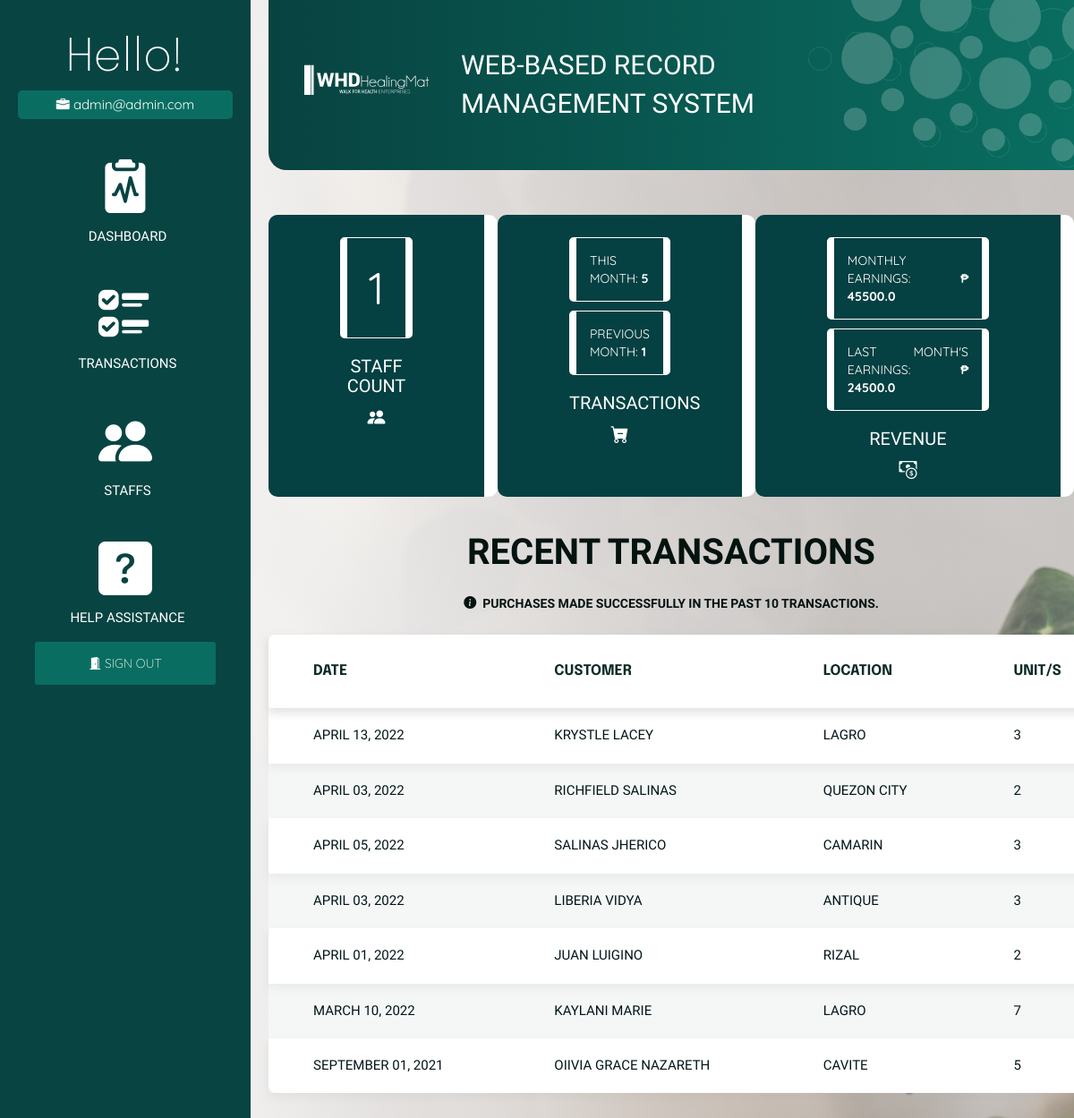
Page /dashboard (signed in) on the committed database.
### models.py (models this page shows, shortened)
class Staff(db.Model):
    __tablename__ = 'staff'
    staff_id = db.Column(db.Integer, primary_key=True)
    staff_email = db.Column(db.String(200), unique=True)
    staff_password = db.Column(db.String(200), nullable=False)

class Transaction(db.Model):
    __tablename__ = 'transaction'
    cust_id = db.Column(db.Integer, primary_key=True)
    cust_firstname = db.Column(db.Text)
    cust_lastname = db.Column(db.Text)
    trans_date = db.Column(db.Date)
    trans_location = db.Column(db.Text)
    prod_id = db.Column(db.Integer)
    trans_quantity = db.Column(db.Integer)

### blueprint/dashboard.py (the view)
@dashboard_bp.route('/dashboard')
def dashboard():
    if not is_authenticated():
        return redirect(url_for('auth_bp.login_page'))
    date_now = datetime.utcnow()
    year_now = date_now.year
    month_now = date_now.month
    prev_month = month_now - 1
    this_year = extract('year', Transaction.trans_date) == year_now
    this_month = extract('month', Transaction.trans_date) == month_now
    this_prev_month = extract('month', Transaction.trans_date) == prev_month
    staff_count = len(Staff.query.all())
    trans_month_count = len(
        Transaction.query.filter(this_year, this_month).all())
    prev_trans_month_count = len(
        Transaction.query.filter(this_year, this_prev_month).all())
    prod_trans_data = Transaction.query \
        .join(Product, Transaction.prod_id == Product.prod_id) \
        .with_entities(
            Transaction.trans_quantity,
            Product.prod_retail_price
        ) \
        .filter(Transaction.prod_id == Product.prod_id)
    prod_month_data = prod_trans_data.filter(this_year, this_month).all()
    prod_prev_month_data = prod_trans_data.filter(
        this_year, this_prev_month).all()
    recent_trans_data = Transaction.query\
        .order_by(Transaction.cust_id.desc())\
        .join(Product, Transaction.prod_id == Product.prod_id)\
        .with_entities(
            Product.prod_retail_price,
            Transaction.cust_firstname,
            Transaction.cust_lastname,
            Transaction.trans_location,
            Transaction.trans_date,
            Transaction.trans_quantity
        )\
        .filter(Transaction.prod_id == Product.prod_id)\
        .limit(10)\
        .all()
    prod_month_total_earn = 0
    for item in prod_month_data:
        prod_month_total_earn += item[0] * item[1]
    prod_prev_month_total_earn = 0
    for item in prod_prev_month_data:
        prod_prev_month_total_earn += item[0] * item[1]
    data = {
        "staff_count": staff_count,
        "trans_month_count": trans_month_count,
        "prev_trans_month_count": prev_trans_month_count,
        "prod_month_total_earn": prod_month_total_earn,
        "prod_prev_month_total_earn": prod_prev_month_total_earn,
        "recent_trans_data": recent_trans_data,
        "datetime": datetime
    }
    return render_template('auth/dashboard_page.html', data=data)

### helper/functions.py (called while the page is built)
def is_authenticated():
    if session.get('signedin'):
        return True
    return False

### templates/auth/dashboard_page.html (shortened to what this page needs)
{% extends 'auth/auth_base.html' %}
{% block head %}
<link rel="stylesheet" href="{{ url_for('static', filename='css/dashboard.css') }}">
<link rel="stylesheet" href="{{ url_for('static', filename='css/transaction.css') }}">
{% endblock %}
{% block body %}
<div class="dashboard">
    <div class="item">
        <p id="staff-no">{{ data['staff_count'] }}</p>
        <h2>STAFF COUNT</h2><i id="logo-items" class="bi bi-people-fill"></i>
    </div>
    <div class="item">
        <p>THIS MONTH: <b>{{ data['trans_month_count'] }}</b></p>
        <p>PREVIOUS MONTH: <b>{{ data['prev_trans_month_count'] }}</b></p>
        <h2>TRANSACTIONS</h2><i id="logo-items" class="bi bi-cart-dash-fill"></i>
    </div>
    <div class="item">
        <p>MONTHLY EARNINGS: <b>₱ {{ data['prod_month_total_earn'] }}</b></p>
        <p>LAST MONTH'S EARNINGS: <b>₱ {{ data['prod_prev_month_total_earn'] }}</b></p>
        <h2>REVENUE</h2><i id="logo-items" class="bi bi-cash-coin"></i>
        <br>
    </div>
</div>
    <div>
        <br>
        <h2 id="tip-h-1">RECENT TRANSACTIONS</h2>
        <p id="tip-1"><span><i class="bi bi-info-circle-fill"></i></span>
            &nbsp;PURCHASES MADE SUCCESSFULLY IN THE PAST 10 TRANSACTIONS.</p>
        <table class="spec-tbl">
        <thead>
            <tr>
                <th>DATE</th>
                <th>CUSTOMER</th>
                <th>LOCATION</th>
                <th>UNIT/S</th>
            </tr>
        </thead>
            <tbody>
            {% for item in data['recent_trans_data'] %}
            <tr id="tr-shadow">
                <td>{{ (data['datetime']).strftime(item[4], "%B %d, %Y") }}</td>
                <td>{{ item[1] }} {{ item[2] }}</td>
                <td>{{ item[3] }}</td>
                <td>{{ item[5] }}</td>
            </tr>
            {% endfor %}
        </tbody>
        </table>
    </div>
{% endblock %}

### templates/auth/auth_base.html (shortened to what this page needs)
<!DOCTYPE html>
<html lang="en">
    <head>
        <link rel="stylesheet" href="{{ url_for('static', filename='css/auth.css') }}">
        <link rel="stylesheet" href="https://pro.fontawesome.com/releases/v5.10.0/css/all.css"/>
        <link rel="stylesheet" href="https://maxcdn.bootstrapcdn.com/bootstrap/3.3.7/css/bootstrap.min.css">
        <link rel="stylesheet" href="https://cdn.jsdelivr.net/npm/bootstrap-icons@1.8.1/font/bootstrap-icons.css">
        {% block head %}
        {% endblock %}
    </head>
<body>
<div class="wrapper">
    <div class="sidebar">
        <span id="h1">Hello!</span>
        <span id="h1-data"><i class="bi bi-briefcase-fill"></i>&nbsp{{ session['email'] }}</span>
        <div class="cont">
                <a href="/dashboard" id="cont-sect">
                    <i class="bi bi-clipboard2-pulse-fill" id="auth-logo"></i>
                    <span id="auth-lbl">DASHBOARD</span></a>
                <a href="/transaction" id="cont-sect">
                    <i class="bi bi-ui-checks" id="auth-logo"></i>
                        <span id="auth-lbl">TRANSACTIONS</span></a>
                <a href="/staff" id="cont-sect">
                    <i class="bi bi-people-fill" id="auth-logo"></i>
                        <span id="auth-lbl">STAFFS</span></a>
                <a href="/help" id="cont-sect">
                    <i class="bi bi-question-square-fill" id="auth-logo"></i>
                        <span id="auth-lbl">HELP ASSISTANCE</span></a>
        <div class="logout">
            <a href="/logout">
                <i class="bi bi-door-open-fill"></i>
                SIGN OUT
            </a>
        </div>
        </div>
    </div>
    <div class="main">
        <div class="main--header">
            <image class="logo-svg" src="{{ url_for('static', filename='images/logo-head-web.svg') }}"></image>
            <span id="title">WEB-BASED RECORD MANAGEMENT SYSTEM</span>
            <image class="bg-head-svg" src="{{ url_for('static', filename='images/bubbles.svg') }}"></image>
        </div>
        <div class="main--content">
            {% block body %}
            {% endblock %}
        </div>
    </div>
</div>
</body>
</html>

### static/css/auth.css (style rules this page uses)
body { image-rendering: -webkit-optimize-contrast; background-image: linear-gradient(to left, rgba(215, 215, 215, 0.43) 20%, rgb(250, 250, 250) 90%), url("/static/images/dashboard-bg.jpg"); background-size: cover; }
.wrapper .sidebar { width: 20em; height: 100%; padding: 30px 20px; background: #084442; }
.sidebar { display: flex; position: fixed; flex-direction: column; }
#h1 { font-size: 50px; text-align: center; font-family: 'Epilogue', sans-serif; font-weight: 200; color: white; }
#h1-data { text-align: center; font-size: 15px; margin-bottom: 30px; font-family: 'Quicksand', sans-serif; color: white; border-radius: 5px; padding: 5px 20px 5px 20px; background: #096e61; }
.cont { text-align: center; display: flex; flex-direction: column; }
#cont-sect { color: inherit; !important; text-decoration: none !important; outline: none; !important; padding: 5px; display: flex; flex-direction: column; margin-bottom: 25px; }
#auth-logo { font-size: 60px; color: white; }
#auth-lbl { font-family: 'Heebo', sans-serif; color: white; font-size: 15px; font-weight: 300; margin-left: 5px; }
.logout a { border: none; outline: none; border-radius: 3px; padding: 15px 60px 15px 60px; color: white; font-family: 'Quicksand', sans-serif; font-weight: 200; background: #096e61; text-decoration: none !important; outline: none; !important; }
.main { overflow: hidden; }
.wrapper .main { width: 100%; padding: 0px 0px 0px 300px; overflow: hidden; }
.wrapper .main--header { display: flex; flex-direction: row; align-items: center; border-bottom-left-radius: 20px; margin: 0px 0px 20px 0px; padding: 20px; background: linear-gradient(to right, #084341, #096d60); overflow: hidden; }
#title { color: white; font-family: 'Heebo', sans-serif; margin-left: 5px; font-size: 30px; }
.logo-svg { display: flex; overflow: hidden; padding: 0 20px; width: auto; height: 80px; filter: brightness(0) invert(1); }
.bg-head-svg { height: 250px; width: auto; mix-blend-mode: normal; margin-top: -100px; margin-right: -80px; margin-left: auto; border-radius: 4px; transform: rotate(8.44deg); opacity: 20%; }
.wrapper .main--content { color: white; }

### static/css/dashboard.css (style rules this page uses)
.dashboard { display: flex; flex-direction: row; text-align: center; }
.item { overflow: hidden; background: rgb(5, 64, 66); margin-top: 30px; padding: 15px 80px 15px 80px; border-radius: 10px; border-right: #ffffff solid 15px; margin-left: auto; margin-right: auto; }
#logo-items { font-size: 20px; }
p { margin-top: 10px; text-align: justify; padding: 15px; border-radius: 5px; border: white solid 1px; border-left: white solid 8px; border-right: white solid 8px; font-family: 'Quicksand', sans-serif; }
b { font-family: 'Quicksand', sans-serif; }
h2 { font-family: 'Heebo', sans-serif; font-size: 20px; font-weight: 200; }
#staff-no { text-align: center; padding: 20px; font-size: 50px; }
#tip-h-1 { font-size: 40px; }
#tip-1, #tip-h-1 { border: none; font-family: 'Heebo', sans-serif; font-weight: bold; text-align: center; color: #031310; }
.spec-tbl { margin: 0 auto 30px auto; width: 80em; }

### static/css/transaction.css (style rules this page uses)
table { border-collapse: collapse; background: white; border-radius: 8px; margin-bottom: 30px; margin-left: auto; margin-right: auto; }
thead { box-shadow: 0 5px 10px rgba(157, 156, 156, 0.2); }
tr:nth-child(even) { background: rgba(5, 63, 65, 0.04); }
tr:nth-child(odd) { box-shadow: 0 5px 10px rgba(157, 156, 156, 0.13); }
th { padding: 30px 50px; font-size: 16px; font-family: 'Epilogue', sans-serif; text-transform: uppercase; color: #0e2c28; }
td { padding: 20px 50px; font-family: Assistant, sans-serif; font-size: 15px; text-transform: uppercase; color: #021518; }
a { color: black; }

### static/css/global.css (style rules this page uses)
* { margin: 0; padding: 0; box-sizing: border-box; font-family: sans-serif; list-style: none; text-decoration: none; user-select: none; -webkit-user-drag: none; }
img { pointer-events: none; }
html { scroll-behavior: smooth; }
a { outline: 0 !important; text-decoration: none !important; }

### rows in the picture
Staff: email "admin@admin.com"
Transaction: trans_date "APRIL 13, 2022", cust_firstname "KRYSTLE", cust_lastname "LACEY", trans_location "LAGRO", trans_quantity "3"
Transaction: datetime "APRIL 03, 2022", cust_firstname "RICHFIELD", cust_lastname "SALINAS", trans_location "QUEZON CITY", trans_quantity "2"
Transaction: datetime "APRIL 05, 2022", cust_firstname "SALINAS", cust_lastname "JHERICO", trans_location "CAMARIN", trans_quantity "3"
Transaction: datetime "APRIL 03, 2022", cust_firstname "LIBERIA", cust_lastname "VIDYA", trans_location "ANTIQUE", trans_quantity "3"
Transaction: datetime "APRIL 01, 2022", cust_firstname "JUAN", cust_lastname "LUIGINO", trans_location "RIZAL", trans_quantity "2"
Transaction: trans_date "MARCH 10, 2022", cust_firstname "KAYLANI", cust_lastname "MARIE", trans_location "LAGRO", trans_quantity "7"
Transaction: datetime "SEPTEMBER 01, 2021", cust_firstname "OIIVIA GRACE", cust_lastname "NAZARETH", trans_location "CAVITE", trans_quantity "5"

### other values in the picture
{{ data['staff_count'] }} "1"
{{ data['trans_month_count'] }} "5"
{{ data['prev_trans_month_count'] }} "1"
{{ data['prod_month_total_earn'] }} "45500.0"
{{ data['prod_prev_month_total_earn'] }} "24500.0"
